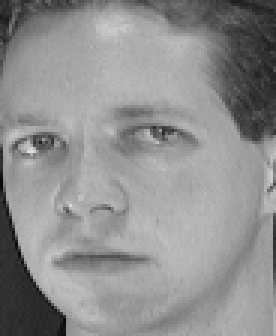
#> input picture data/test/orl_001_006.bmp, 92 x 112 px, given in place of test, which was not available (shown 3 times larger)
$ jupyter execute K2DPCA.ipynb   (text cells are left out)
#> lines starting #> are read from the running program, lines starting #| are printed output that depends on the picture; pictures that were not available may be replaced by others from this repository, and a replacement may not be noted
[cell 1]
from PIL import Image
import numpy as np
import os
img_data = []
content_path = 'data/'
for file in os.listdir(content_path):
    # 拼接完整文件路径
    cmp_path = os.path.join(content_path,file)
    I = Image.open(cmp_path)
#> I is the input picture: PIL image 92x112 RGB; min 7, max 225, mean 143.2
    tmp_img = np.array(I.convert('L')) / 255  # 此处将取值范围为0-255的像素值进行放缩到0-1，便于计算高斯核函数
    img_data.append(tmp_img)
data = np.array(img_data)
print(data.shape)
#| (2, 112, 92)

[cell 2]
import numpy as np
import matplotlib.pyplot as plt
from scipy.spatial.distance import pdist, squareform

def rbf(x, gamma=1):
    # 计算行之间欧式距离的平方，共计算C_(150)^2次
    sq_dists = pdist(x, 'sqeuclidean')
    # 把向量格式的距离转化为矩阵格式
    mat_sql_dists = squareform(sq_dists)
    return np.exp(-gamma*mat_sql_dists)

def KPCA(data, n_dims, kernel=rbf):
    # data为m*n的行矩阵
    K = kernel(data)
    N = K.shape[0]
    one_n = np.ones((N,N))
    # 此式相当于将公式4.2带入到4.3中化简得到的结果
    K = K - one_n.dot(K) - K.dot(one_n) + one_n.dot(K).dot(one_n)
    # 下面求C特征向量
    eig_values, eig_vector = np.linalg.eig(K)
    # 获得特征值降序索引
    idx = eig_values.argsort()[::-1]
    eigval = eig_values[idx][:n_dims]
    eigvector = eig_vector[:,idx][:,:n_dims]
    # 求标准正交向量组
    eigval = eigval ** (1/2)
    vi = eigvector/eigval.reshape(-1,n_dims)
    # 求数据在新的维度上的对应值
    data_n = np.dot(K,vi)
    return data_n

def K2DPCA(imgs,n_dim):
    '''
    data为绘图图像三维数据
    n_dim为降维的维度
    kernel为核函数
    '''
#> called with imgs = array of shape (2, 112, 92), n_dim = 5
    nd_imgs = []
    for img in imgs:
        newData = KPCA(img,n_dim)
        nd_imgs.append(newData)
#> this loop made 2 passes
#> (N in KPCA, eigval in KPCA) on passes 1 to 2: (112, [447.8, 4.27, 3, 2.67, 2.38]), (112, [450.5, 4.12, 3.46, 2.66, 2.34])
#> pass 1, in rbf, `mat_sql_dists = squareform(sq_dists)`:
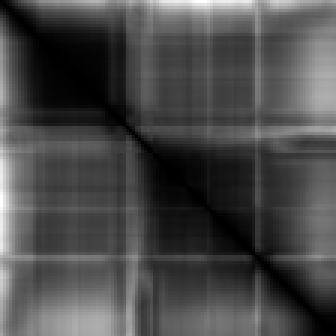
#> mat_sql_dists: shape (112, 112) float64 (shown 3 times larger); min 0, max 12.25, mean 3.56; drawn with min black and max white
#> pass 1, in KPCA, `K = kernel(data)`:
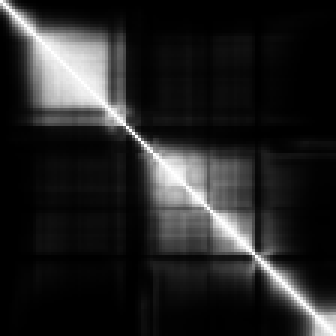
#> K: shape (112, 112) float64 (shown 3 times larger); min 4.79e-06, max 1, mean 0.145
#> pass 1, in KPCA, `K = K - one_n.dot(K) - K.dot(one_n) + one_n.dot(K).dot(one_n)`:
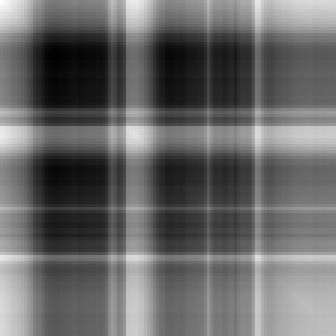
#> K: shape (112, 112) float64 (shown 3 times larger); min 1771.6, max 1818.2, mean 1790.7; drawn with min black and max white
#> pass 1, in KPCA, `eig_values, eig_vector = np.linalg.eig(K)`:
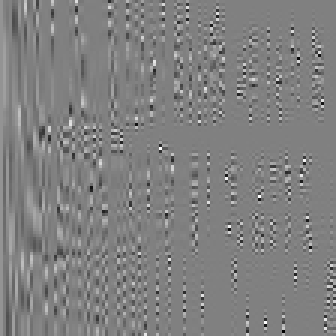
#> eig_vector: shape (112, 112) float64 (shown 3 times larger); min -0.643, max 0.632, mean 0.000846; drawn with min black and max white
#> after the loop, nd_imgs = 2 items
    return np.array(nd_imgs)

result = K2DPCA(data,5)
result.shape
#> Out = (2, 112, 5)
